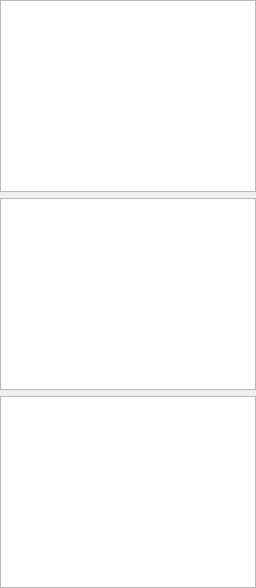
     <widget class="QWidget" name="all_trace_tab">
      <attribute name="title">
       <string>All Traces</string>
      </attribute>
      <layout class="QVBoxLayout" name="verticalLayout_3" stretch="1,1,1">
       <property name="leftMargin">
        <number>0</number>
       </property>
       <property name="topMargin">
        <number>0</number>
       </property>
       <property name="rightMargin">
        <number>0</number>
       </property>
       <property name="bottomMargin">
        <number>0</number>
       </property>
       <item>
        <widget class="PyDMWaveformPlot" name="MainRawBuf">
         <property name="toolTip">
          <string/>
         </property>
         <property name="styleSheet">
          <string notr="true"/>
         </property>
         <property name="backgroundBrush">
          <brush brushstyle="SolidPattern">
           <color alpha="255">
            <red>230</red>
            <green>230</green>
            <blue>230</blue>
           </color>
          </brush>
         </property>
         <property name="optimizationFlags">
          <set>QGraphicsView::DontClipPainter</set>
         </property>
         <property name="showXGrid">
          <bool>true</bool>
         </property>
         <property name="showYGrid">
          <bool>true</bool>
         </property>
         <property name="yAxes">
          <stringlist>
           <string>{&quot;name&quot;: &quot;Amplitude&quot;, &quot;orientation&quot;: &quot;left&quot;, &quot;label&quot;: null, &quot;minRange&quot;: -1.0, &quot;maxRange&quot;: 1.0, &quot;autoRange&quot;: true, &quot;logMode&quot;: false}</string>
          </stringlist>
         </property>
         <property name="xLabels">
          <stringlist>
           <string>nanoseconds</string>
          </stringlist>
         </property>
         <property name="showLegend">
          <bool>false</bool>
         </property>
         <property name="curves">
          <stringlist>
           <string>{&quot;y_channel&quot;: &quot;${DEVICE}:FAST_WF_RAW-BUF&quot;, &quot;x_channel&quot;: null, &quot;plot_style&quot;: &quot;Line&quot;, &quot;name&quot;: &quot;Amplitude (raw)&quot;, &quot;color&quot;: &quot;#787878&quot;, &quot;lineStyle&quot;: 1, &quot;lineWidth&quot;: 1, &quot;symbol&quot;: null, &quot;symbolSize&quot;: 10, &quot;yAxisName&quot;: &quot;Amplitude&quot;, &quot;barWidth&quot;: null, &quot;upperThreshold&quot;: null, &quot;lowerThreshold&quot;: null, &quot;thresholdColor&quot;: &quot;white&quot;, &quot;redraw_mode&quot;: 2}</string>
          </stringlist>
         </property>
        </widget>
       </item>
       <item>
        <widget class="PyDMWaveformPlot" name="MainRaw">
         <property name="toolTip">
          <string/>
         </property>
         <property name="backgroundBrush">
          <brush brushstyle="SolidPattern">
           <color alpha="255">
            <red>230</red>
            <green>230</green>
            <blue>230</blue>
           </color>
          </brush>
         </property>
         <property name="optimizationFlags">
          <set>QGraphicsView::DontClipPainter</set>
         </property>
         <property name="showXGrid">
          <bool>true</bool>
         </property>
         <property name="showYGrid">
          <bool>true</bool>
         </property>
         <property name="yAxes">
          <stringlist>
           <string>{&quot;name&quot;: &quot;Amplitude (raw)&quot;, &quot;orientation&quot;: &quot;left&quot;, &quot;label&quot;: null, &quot;minRange&quot;: -1.0, &quot;maxRange&quot;: 1.0, &quot;autoRange&quot;: true, &quot;logMode&quot;: false}</string>
          </stringlist>
         </property>
         <property name="xLabels">
          <stringlist>
           <string>nanoseconds</string>
          </stringlist>
         </property>
         <property name="showLegend">
          <bool>false</bool>
         </property>
         <property name="curves">
          <stringlist>
           <string>{&quot;y_channel&quot;: &quot;${DEVICE}:FAST_WF_RAW&quot;, &quot;x_channel&quot;: null, &quot;plot_style&quot;: null, &quot;name&quot;: &quot;Amplitude (raw)&quot;, &quot;color&quot;: &quot;#008700&quot;, &quot;lineStyle&quot;: 1, &quot;lineWidth&quot;: 1, &quot;symbol&quot;: null, &quot;symbolSize&quot;: 10, &quot;yAxisName&quot;: &quot;Amplitude (raw)&quot;, &quot;barWidth&quot;: null, &quot;upperThreshold&quot;: null, &quot;lowerThreshold&quot;: null, &quot;thresholdColor&quot;: &quot;white&quot;, &quot;redraw_mode&quot;: 2}</string>
          </stringlist>
         </property>
        </widget>
       </item>
       <item>
        <widget class="PyDMWaveformPlot" name="MainEgu">
         <property name="toolTip">
          <string/>
         </property>
         <property name="backgroundBrush">
          <brush brushstyle="SolidPattern">
           <color alpha="255">
            <red>230</red>
            <green>230</green>
            <blue>230</blue>
           </color>
          </brush>
         </property>
         <property name="optimizationFlags">
          <set>QGraphicsView::DontClipPainter</set>
         </property>
         <property name="showXGrid">
          <bool>true</bool>
         </property>
         <property name="showYGrid">
          <bool>true</bool>
         </property>
         <property name="yAxes">
          <stringlist>
           <string>{&quot;name&quot;: &quot;Amplitude (egu)&quot;, &quot;orientation&quot;: &quot;left&quot;, &quot;label&quot;: null, &quot;minRange&quot;: -1.0, &quot;maxRange&quot;: 1.0, &quot;autoRange&quot;: true, &quot;logMode&quot;: false}</string>
          </stringlist>
         </property>
         <property name="xLabels">
          <stringlist>
           <string>nanoseconds</string>
          </stringlist>
         </property>
         <property name="showLegend">
          <bool>false</bool>
         </property>
         <property name="curves">
          <stringlist>
           <string>{&quot;y_channel&quot;: &quot;${DEVICE}:FAST_WF&quot;, &quot;x_channel&quot;: null, &quot;plot_style&quot;: null, &quot;name&quot;: &quot;Amplitude (EGU)&quot;, &quot;color&quot;: &quot;#cc6600&quot;, &quot;lineStyle&quot;: 1, &quot;lineWidth&quot;: 1, &quot;symbol&quot;: null, &quot;symbolSize&quot;: 10, &quot;yAxisName&quot;: &quot;Amplitude (egu)&quot;, &quot;barWidth&quot;: null, &quot;upperThreshold&quot;: null, &quot;lowerThreshold&quot;: null, &quot;thresholdColor&quot;: &quot;white&quot;, &quot;redraw_mode&quot;: 2}</string>
          </stringlist>
         </property>
        </widget>
       </item>
      </layout>
     </widget>
